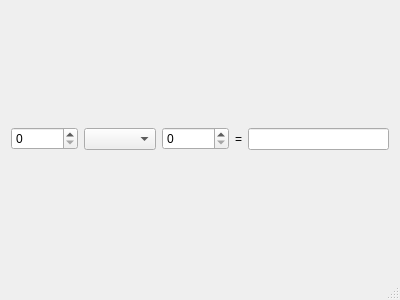
<?xml version="1.0" encoding="UTF-8"?>
<ui version="4.0">
 <class>MainWindow</class>
 <widget class="QMainWindow" name="MainWindow">
  <property name="geometry">
   <rect>
    <x>0</x>
    <y>0</y>
    <width>400</width>
    <height>300</height>
   </rect>
  </property>
  <property name="windowTitle">
   <string>MainWindow</string>
  </property>
  <widget class="QWidget" name="centralWidget">
   <layout class="QHBoxLayout" name="horizontalLayout">
    <item>
     <widget class="QSpinBox" name="firstNumber">
      <property name="readOnly">
       <bool>false</bool>
      </property>
      <property name="maximum">
       <number>999999999</number>
      </property>
     </widget>
    </item>
    <item>
     <widget class="QComboBox" name="operation"/>
    </item>
    <item>
     <widget class="QSpinBox" name="secondNumber">
      <property name="maximum">
       <number>999999999</number>
      </property>
     </widget>
    </item>
    <item>
     <widget class="QLabel" name="label">
      <property name="text">
       <string>=</string>
      </property>
     </widget>
    </item>
    <item>
     <widget class="QLineEdit" name="answer">
      <property name="readOnly">
       <bool>true</bool>
      </property>
     </widget>
    </item>
   </layout>
  </widget>
  <widget class="QStatusBar" name="statusBar"/>
 </widget>
 <layoutdefault spacing="6" margin="11"/>
 <resources/>
 <connections/>
</ui>
